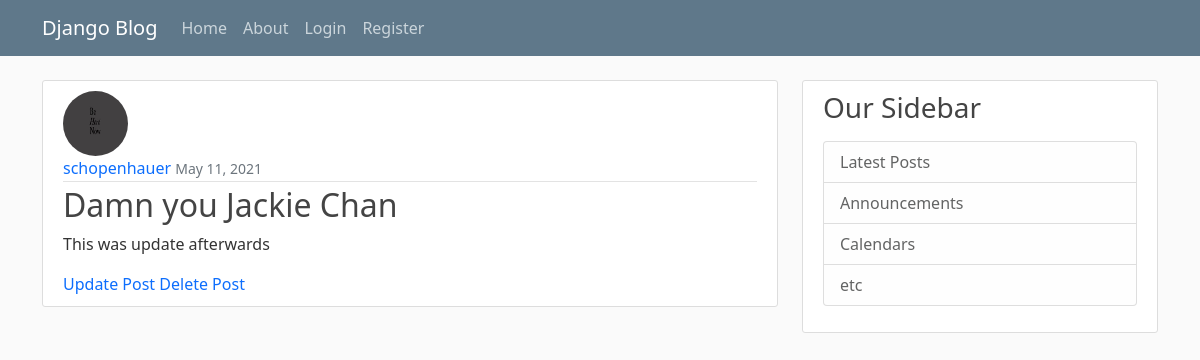
The app's page /post/1/ with its own data.
### blog/models.py (models this page shows, shortened)
class Post(models.Model):
    title = models.CharField(max_length=100)
    content = models.TextField()
    subject = models.CharField(default='This was created beforehand', max_length=200)
    date_posted = models.DateTimeField(default=timezone.now)
    author = models.ForeignKey(User, on_delete=models.CASCADE)

### users/models.py (models this page shows, shortened)
class profile(models.Model):
    user = models.OneToOneField(User, on_delete=models.CASCADE)
    image = models.ImageField(default='default.jpg', upload_to='profile_pics')

### blog/views.py (the view)
# urls.py: path('post/<int:pk>/', PostDetailView.as_view(), name='post-detail'),
class PostDetailView(DetailView):
    model = Post

### blog/templates/blog/post_detail.html
{% extends "blog/base.html" %}
{% block content %}
    <article class="media content-section">
      <img class="rounded-circle article-img" src="{{ post.author.profile.image.url }}">
      <div class="media-body">
        <div class="article-metadata">
          <a class="mr-2" href="#">{{ object.author }}</a>
            <small class="text-muted">{{ object.date_posted|date:"F d, Y" }}</small>
        </div>
        <h2 class="article-title">{{ object.subject }}</h2>
        <p class="article-content">{{ object.content }}</p>
      </div>
      <a class="mr-2" href="{% url 'post-update' post.id %}">Update Post</a>
      <a class="mr-2 ml-4" href="{% url 'post-delete' post.id %}">Delete Post</a>
    </article>
{% endblock content %}

### blog/static/blog/main.css (style rules this page uses)
body { background: #fafafa; color: #333333; margin-top: 5rem; }
h1, h2, h3, h4, h5, h6 { color: #444444; }
.content-section { background: #ffffff; padding: 10px 20px; border: 1px solid #dddddd; border-radius: 3px; margin-bottom: 20px; }
.article-title { color: #444444; }
article a { text-decoration:none; }
.article-content { white-space: pre-line; }
.article-img { height: 65px; width: 65px; margin-right: 16px; }
.article-metadata { padding-bottom: 1px; margin-bottom: 4px; border-bottom: 1px solid #e3e3e3 }

### records on screen
Post: author.profile.image (picture), author "schopenhauer", date_posted "May 11, 2021", subject "Damn you Jackie Chan", content "This was update afterwards"
